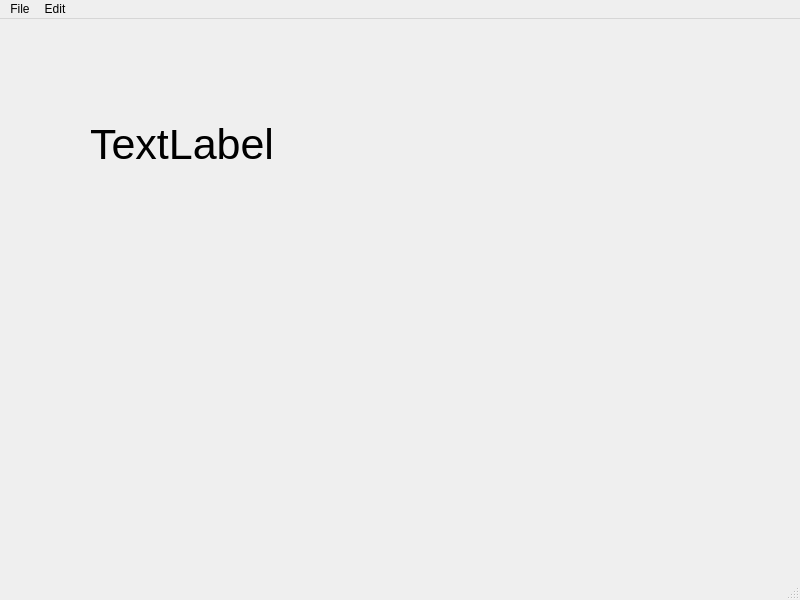
<?xml version="1.0" encoding="UTF-8"?>
<ui version="4.0">
 <class>MainWindow</class>
 <widget class="QMainWindow" name="MainWindow">
  <property name="geometry">
   <rect>
    <x>0</x>
    <y>0</y>
    <width>800</width>
    <height>600</height>
   </rect>
  </property>
  <property name="windowTitle">
   <string>MainWindow</string>
  </property>
  <widget class="QWidget" name="centralwidget">
   <widget class="QLabel" name="label">
    <property name="geometry">
     <rect>
      <x>90</x>
      <y>90</y>
      <width>191</width>
      <height>71</height>
     </rect>
    </property>
    <property name="font">
     <font>
      <pointsize>32</pointsize>
     </font>
    </property>
    <property name="text">
     <string>TextLabel</string>
    </property>
   </widget>
  </widget>
  <widget class="QMenuBar" name="menubar">
   <property name="geometry">
    <rect>
     <x>0</x>
     <y>0</y>
     <width>800</width>
     <height>21</height>
    </rect>
   </property>
   <widget class="QMenu" name="menuFile">
    <property name="title">
     <string>File</string>
    </property>
    <addaction name="actionNew"/>
    <addaction name="actionSave"/>
   </widget>
   <widget class="QMenu" name="menuEdit">
    <property name="title">
     <string>Edit</string>
    </property>
    <addaction name="actionCopy"/>
    <addaction name="actionPaste"/>
   </widget>
   <addaction name="menuFile"/>
   <addaction name="menuEdit"/>
  </widget>
  <widget class="QStatusBar" name="statusbar"/>
  <action name="actionNew">
   <property name="text">
    <string>New</string>
   </property>
   <property name="statusTip">
    <string>Create New File</string>
   </property>
   <property name="shortcut">
    <string>Ctrl+N</string>
   </property>
  </action>
  <action name="actionSave">
   <property name="text">
    <string>Save</string>
   </property>
   <property name="statusTip">
    <string>Save File</string>
   </property>
   <property name="shortcut">
    <string>Ctrl+S</string>
   </property>
  </action>
  <action name="actionCopy">
   <property name="text">
    <string>Copy</string>
   </property>
   <property name="statusTip">
    <string>Copy A File</string>
   </property>
   <property name="shortcut">
    <string>Ctrl+C</string>
   </property>
  </action>
  <action name="actionPaste">
   <property name="text">
    <string>Paste</string>
   </property>
   <property name="statusTip">
    <string>Paste A File</string>
   </property>
   <property name="shortcut">
    <string>Ctrl+V</string>
   </property>
  </action>
 </widget>
 <resources/>
 <connections/>
</ui>
